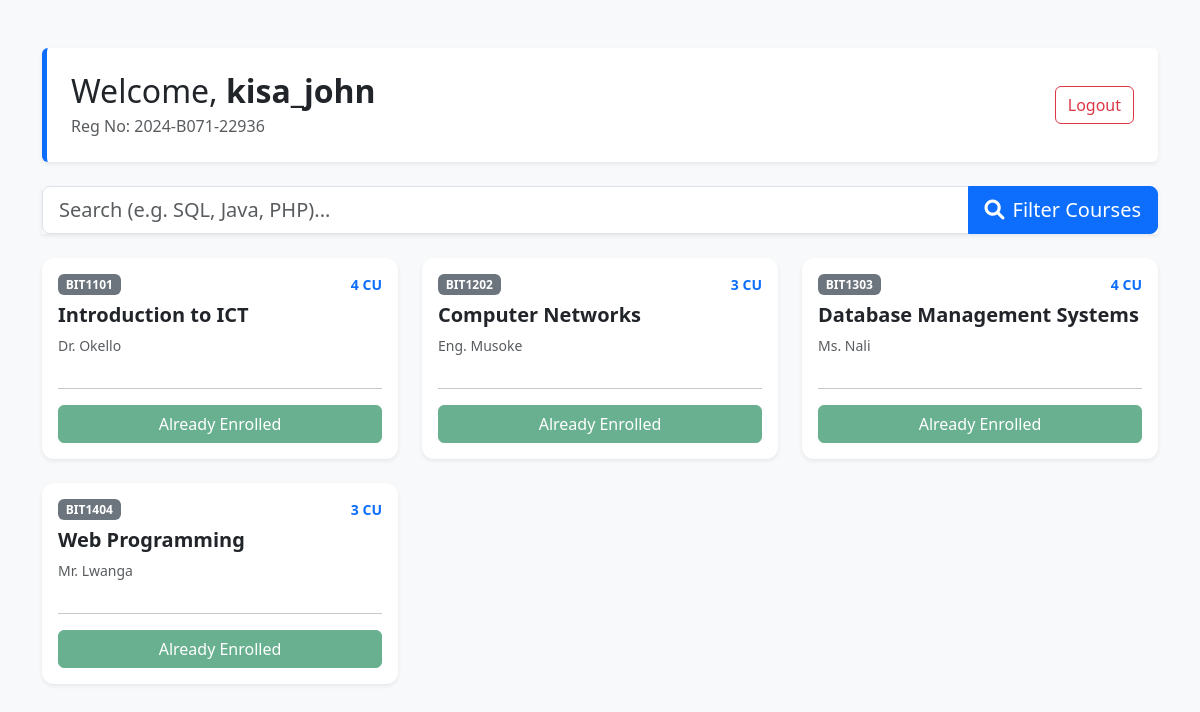
The page /student_dashboard.php (signed in) on the database its author committed.
### tables this page shows
CREATE TABLE `courses` (
  `id` int NOT NULL,
  `course_code` varchar(20) NOT NULL,
  `course_name` varchar(100) NOT NULL,
  `credit_units` int NOT NULL,
  `lecturer` varchar(100) NOT NULL
);

### student_dashboard.php (the view, shortened to what this page needs)
<?php
require_once('includes/db_config.php');
$student_name = $_SESSION['username'];
$reg_no = $_SESSION['reg_no'];
function checkEnrollment($conn, $reg_no, $course_code) {
    $reg_no = mysqli_real_escape_string($conn, $reg_no);
    $course_code = mysqli_real_escape_string($conn, $course_code);
    $query = "SELECT id FROM enrollments WHERE reg_no = '$reg_no' AND course_code = '$course_code'";
    $result = mysqli_query($conn, $query);
    return (mysqli_num_rows($result) > 0);
}
$search_query = "";
$sql = "SELECT * FROM courses";
$result = mysqli_query($conn, $sql);
?>
<!DOCTYPE html>
<html lang="en">
<head>
    <link href="https://cdn.jsdelivr.net/npm/bootstrap@5.3.0/dist/css/bootstrap.min.css" rel="stylesheet">
    <link rel="stylesheet" href="https://cdnjs.cloudflare.com/ajax/libs/font-awesome/6.0.0/css/all.min.css">
</head>
<body>
<div class="container py-5">
    <div class="p-4 identity-header shadow-sm rounded mb-4 d-flex justify-content-between align-items-center">
        <div>
            <h2 class="mb-1">Welcome, <strong><?php echo htmlspecialchars($student_name); ?></strong></h2>
            <p class="text-muted mb-0">Reg No: <?php echo htmlspecialchars($reg_no); ?></p>
        </div>
        <a href="logout.php" class="btn btn-outline-danger">Logout</a>
    </div>
    <div class="row mb-4">
        <div class="col-md-12">
            <form action="student_dashboard.php" method="GET" class="input-group input-group-lg shadow-sm">
                <input type="text" name="search" class="form-control" placeholder="Search (e.g. SQL, Java, PHP)..." value="<?php echo htmlspecialchars($search_query); ?>">
                <button class="btn btn-primary" type="submit"><i class="fas fa-search me-2"></i>Filter Courses</button>
            </form>
        </div>
    </div>
    <div class="row">
        <?php if ($result && mysqli_num_rows($result) > 0): ?>
            <?php while ($row = mysqli_fetch_assoc($result)): ?>
                <?php $is_enrolled = checkEnrollment($conn, $reg_no, $row['course_code']); ?>
                <div class="col-md-4 mb-4">
                    <div class="card h-100 course-card shadow-sm">
                        <div class="card-body d-flex flex-column">
                            <div class="d-flex justify-content-between mb-2">
                                <span class="badge bg-secondary"><?php echo $row['course_code']; ?></span>
                                <span class="text-primary small fw-bold"><?php echo $row['credit_units']; ?> CU</span>
                            </div>
                            <h5 class="fw-bold"><?php echo htmlspecialchars($row['course_name']); ?></h5>
                            <p class="text-muted small"><?php echo htmlspecialchars($row['lecturer']); ?></p>
                            <div class="mt-auto">
                                <hr>
                                <div class="d-grid">
                                    <?php if ($is_enrolled): ?>
                                        <button class="btn btn-success disabled" disabled>Already Enrolled</button>
                                    <?php endif; ?>
                                </div>
                            </div>
                        </div>
                    </div>
                </div>
            <?php endwhile; ?>
        <?php else: ?>
            <div class="col-12 text-center py-5">
                <div class="alert alert-info">No courses found matching "<?php echo htmlspecialchars($search_query); ?>".</div>
            </div>
        <?php endif; ?>
    </div>
</div>
</body>
</html>

### student_dashboard.php (style rules this page uses)
body { background-color: #f8f9fa; }
.course-card { border: none; border-radius: 12px; transition: transform 0.2s; background: #fff; }
.identity-header { background: white; border-left: 5px solid #0d6efd; }

### rows shown on the page
courses: course_code "BIT1101", credit_units "4", course_name "Introduction to ICT", lecturer "Dr. Okello"
courses: course_code "BIT1202", credit_units "3", course_name "Computer Networks", lecturer "Eng. Musoke"
courses: course_code "BIT1303", credit_units "4", course_name "Database Management Systems", lecturer "Ms. Nali"
courses: course_code "BIT1404", credit_units "3", course_name "Web Programming", lecturer "Mr. Lwanga"

### other values the page prints
$student_name "kisa_john"
$reg_no "2024-B071-22936"
